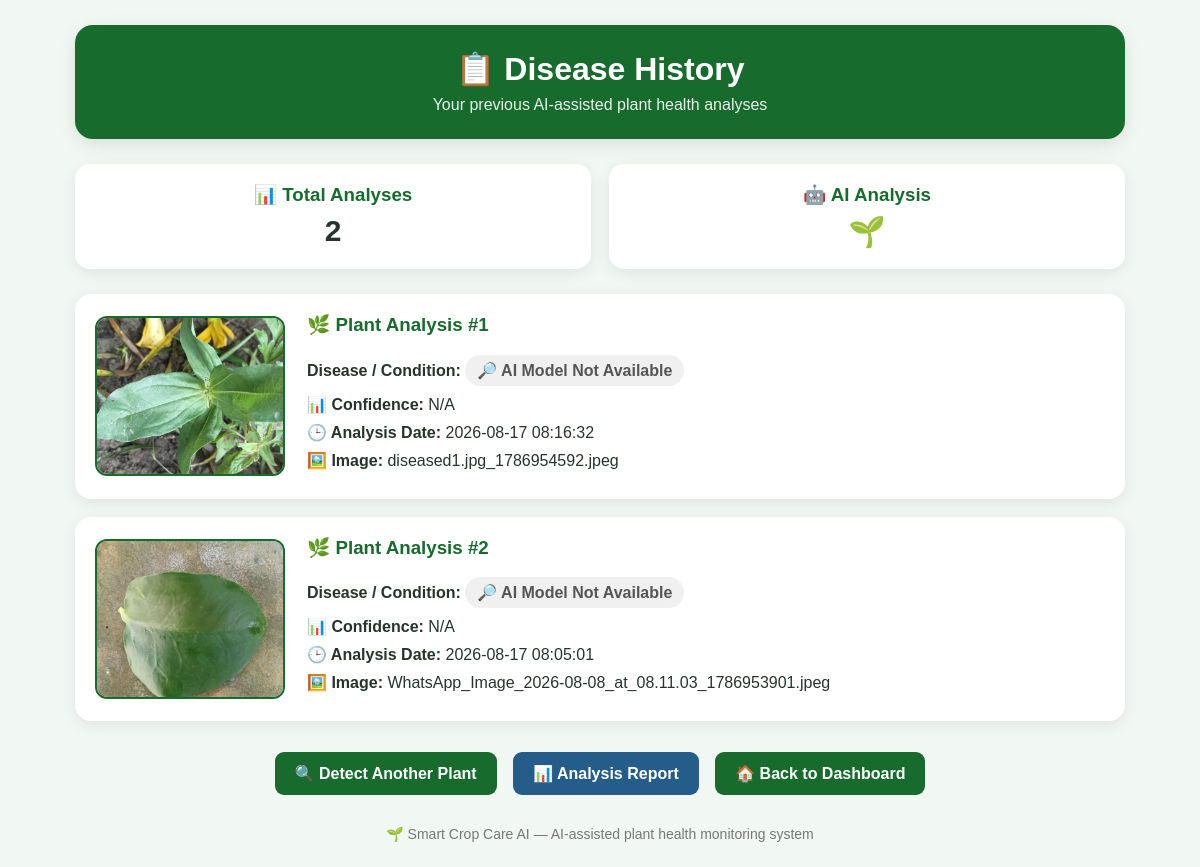
Screenshot of /history (signed in) with the database file from the repository.
### tables this page shows
CREATE TABLE disease_history (

            id INTEGER PRIMARY KEY AUTOINCREMENT,

            user_id INTEGER NOT NULL,

            image_name TEXT,

            disease TEXT,

            confidence TEXT,

            health_score INTEGER DEFAULT 0,

            risk_level TEXT DEFAULT 'Unknown',

            risk_icon TEXT DEFAULT '⚪',

            recommendation TEXT,

            date TIMESTAMP
                DEFAULT CURRENT_TIMESTAMP,

            FOREIGN KEY(user_id)
                REFERENCES users(id)

        );

### app.py (the view)
@app.route("/history")
def history():
    if "user_id" not in session:
        return redirect(
            url_for("login")
        )
    conn = get_db()
    cursor = conn.cursor()
    cursor.execute("""
        SELECT
            image_name,
            disease,
            confidence,
            health_score,
            risk_level,
            risk_icon,
            recommendation,
            date
        FROM disease_history
        WHERE user_id = ?
        ORDER BY id DESC
    """, (
        session["user_id"],
    ))
    records = cursor.fetchall()
    conn.close()
    return render_template(
        "history.html",
        records=records
    )

### app.py (called while the page is built)
def get_db():
    conn = sqlite3.connect(
        DATABASE,
        timeout=30
    )
    conn.row_factory = sqlite3.Row
    conn.execute(
        "PRAGMA busy_timeout = 30000"
    )
    conn.execute(
        "PRAGMA journal_mode = WAL"
    )
    return conn

### templates/history.html (shortened to what this page needs)
<!DOCTYPE html>
<html lang="en">
<head>
</head>
<body>
<div class="container">
    <div class="header">
        <h1>📋 Disease History</h1>
        <p>
            Your previous AI-assisted plant health analyses
        </p>
    </div>
    {% if records %}
    <div class="summary">
        <div class="summary-card">
            <h3>
                📊 Total Analyses
            </h3>
            <div class="summary-number">
                {{ records|length }}
            </div>
        </div>
        <div class="summary-card">
            <h3>
                🤖 AI Analysis
            </h3>
            <div class="summary-number">
                🌱
            </div>
        </div>
    </div>
    {% for record in records %}
    <div class="history-card">
        <img
            src="{{ url_for('uploaded_file', filename=record['image_name']) }}"
            class="plant-image"
            alt="Plant Analysis Image"
        >
        <div class="details">
            <h3>
                🌿 Plant Analysis #{{ loop.index }}
            </h3>
            <div class="detail-row">
                <span class="label">
                    Disease / Condition:
                </span>
                {% set disease_name = record['disease']|string %}
                {% if 'healthy' in disease_name|lower
                      or 'class2' in disease_name|lower %}
                    <span class="healthy">
                        🌿 Healthy Plant
                    </span>
                {% elif 'diseased' in disease_name|lower
                      or 'class1' in disease_name|lower %}
                    <span class="diseased">
                        ⚠️ Diseased Plant
                    </span>
                {% else %}
                    <span class="normal">
                        🔎 {{ disease_name }}
                    </span>
                {% endif %}
            </div>
            <div class="detail-row">
                <span class="label">
                    📊 Confidence:
                </span>
                {{ record['confidence'] }}
            </div>
            <div class="detail-row">
                <span class="label">
                    🕒 Analysis Date:
                </span>
                {{ record['date'] }}
            </div>
            <div class="detail-row">
                <span class="label">
                    🖼️ Image:
                </span>
                {{ record['image_name'] }}
            </div>
        </div>
    </div>
    {% endfor %}
    {% endif %}
    <div class="buttons">
        <a
            href="{{ url_for('detect') }}"
            class="btn"
        >
            🔍 Detect Another Plant
        </a>
        <a
            href="{{ url_for('report') }}"
            class="btn report-btn"
        >
            📊 Analysis Report
        </a>
        <a
            href="{{ url_for('dashboard') }}"
            class="btn"
        >
            🏠 Back to Dashboard
        </a>
    </div>
    <div class="footer">
        🌱 Smart Crop Care AI —
        AI-assisted plant health monitoring system
    </div>
</div>
</body>
</html>

### templates/history.html (style rules this page uses)
* { box-sizing: border-box; }
body { margin: 0; padding: 25px; font-family: Arial, sans-serif; background: #f1f8f3; color: #26352a; }
.container { max-width: 1050px; margin: auto; }
.header { background: #176b2c; color: white; padding: 25px; border-radius: 18px; text-align: center; margin-bottom: 25px; box-shadow: 0 5px 18px rgba(0,0,0,0.10); }
.header h1 { margin: 0 0 8px; }
.header p { margin: 0; opacity: 0.9; }
.summary { display: grid; grid-template-columns: repeat(2, 1fr); gap: 18px; margin-bottom: 25px; }
.summary-card { background: white; padding: 20px; border-radius: 15px; text-align: center; box-shadow: 0 4px 15px rgba(0,0,0,0.08); }
.summary-card h3 { margin: 0 0 8px; color: #176b2c; }
.summary-number { font-size: 30px; font-weight: bold; }
.history-card { background: white; padding: 20px; margin-bottom: 18px; border-radius: 16px; box-shadow: 0 4px 15px rgba(0,0,0,0.08); display: flex; gap: 22px; align-items: center; }
.plant-image { width: 190px; height: 160px; object-fit: cover; border-radius: 12px; border: 2px solid #176b2c; flex-shrink: 0; }
.details { flex: 1; }
.details h3 { margin-top: 0; color: #176b2c; }
.detail-row { margin: 9px 0; }
.label { font-weight: bold; }
.normal { display: inline-block; padding: 6px 12px; border-radius: 20px; background: #f0f0f0; color: #555; font-weight: bold; }
.buttons { text-align: center; margin-top: 25px; }
.btn { display: inline-block; padding: 12px 20px; margin: 6px; background: #176b2c; color: white; text-decoration: none; border-radius: 9px; font-weight: bold; }
.report-btn { background: #245c8a; }
.footer { text-align: center; color: #777; font-size: 14px; margin-top: 25px; }

### rows the page displays
disease_history: image_name (picture), disease "AI Model Not Available", confidence "N/A", date "2026-08-17 08:16:32", image_name "diseased1.jpg_1786954592.jpeg"
disease_history: image_name (picture), disease "AI Model Not Available", confidence "N/A", date "2026-08-17 08:05:01", image_name "WhatsApp_Image_2026-08-08_at_08.11.03_1786953901.jpeg"

### other values shown
{{ records|length }} "2"
